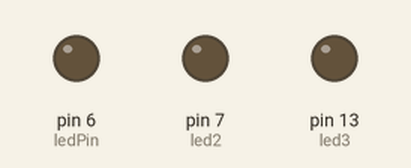
Recording of a sketch running on a simulated Arduino Uno, built with avr-gcc and run on an emulated ATmega328P. Shown: output pins drawn as LEDs (lit = HIGH).

Above: at 0.1 s.
At 2.2 s:
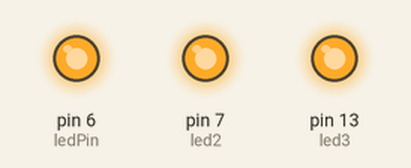
At 23.9 s:
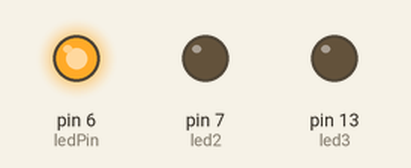
Timing chart, 0 to 25.4 s (numbered marks = the images above):
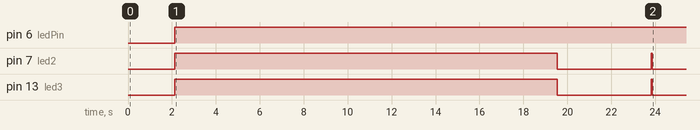

Measured:
- by itself, pin 6 (ledPin): LOW → HIGH at 2.1 s
- by itself, pin 7 (led2): LOW → HIGH at 2.1 s, → LOW 17.4 s later, → HIGH 4.3 s later, → LOW 0.04 s later
- by itself, pin 13 (led3): LOW → HIGH at 2.1 s, → LOW 17.4 s later, → HIGH 4.3 s later, → LOW 0.03 s later

The sketch:

pwm2.ino
```cpp
int ledPin = 6, led2=7, led3=13, Cnt=0; // LED 연결 핀
int ledState = LOW; // LED는 끈 상태로 시작
long previousMicros = 0, previousMillis=0,  previousMillis2=0,  previousMillis3=0; // 마지막으로 LED 상태를 바꾼 시간
int val=0, val2=0, val3=0;
int flag=1, flag2=1, flag3=1;

void setup() {
    pinMode(ledPin, OUTPUT); // LED 연결 핀을 출력으로 설정
    pinMode(led2, OUTPUT);
    pinMode(led3, OUTPUT);
}

void loop()
{
  unsigned long currentMillis = millis(); // 현재까지의 시간
  unsigned long currentMicros = micros(); // 현재까지의 시간

  if(currentMicros - previousMicros > 20) { // 지정한 시간을 초과한 경우
    Cnt+=1;
    previousMicros = currentMicros; // 마지막 상태 변화 시간 저장

    if(Cnt==val)
    {
        digitalWrite(ledPin, 0);
    }

   if(Cnt==val2)
    {
        digitalWrite(led2, 0);
    }

    if(Cnt==val3)
    {
        digitalWrite(led3, 0);
    }


    if(Cnt==100)
    {
        if(val)
        {
            digitalWrite(ledPin, 1);
        }

        if(val2)
        {
            digitalWrite(led2, 1);
        }

        if(val3)
        {
            digitalWrite(led3, 1);
        }

        Cnt=0;
    }
  }

if(currentMillis-previousMillis >20)
{
    previousMillis=currentMillis;

    if(val==100)
    {
        flag=-1;
    }

    else if(val==0)
    {
        flag=1;
    }
    val+=flag;
}


if(currentMillis-previousMillis2 >10)
{
    previousMillis2=currentMillis;

    if(val2==100)
    {
        flag2=-1;
    }

    else if(val2==0)
    {
        flag2=1;
    }
    val2+=flag2;
}

if(currentMillis-previousMillis3 >30)
{
    previousMillis3=currentMillis;

    if(val3==100)
    {
        flag3=-1;
    }

    else if(val3==0)
    {
        flag3=1;
    }
    val3+=flag3;
}

}
```
